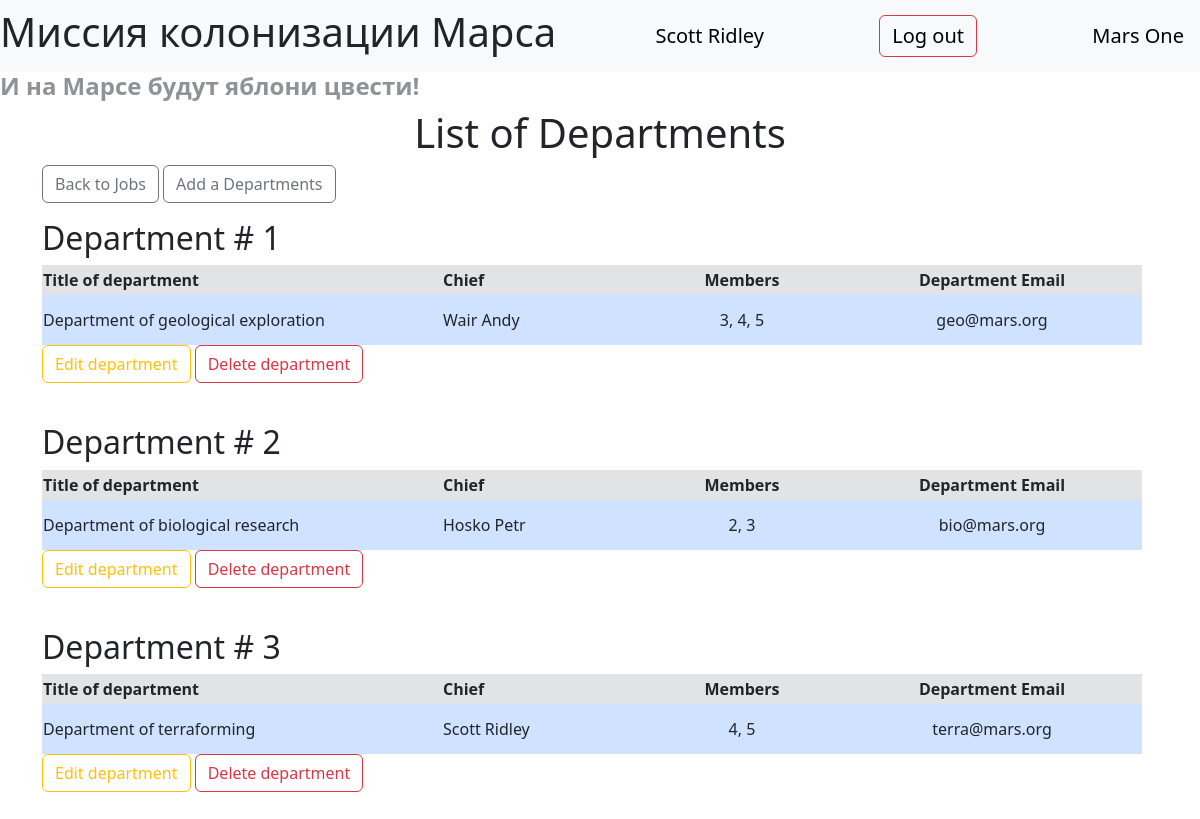
The page /departments (signed in) on the database its author committed.
### data/users.py (models this page shows, shortened)
class User(SqlAlchemyBase, UserMixin, SerializerMixin):
    __tablename__ = 'users'
    id = sqlalchemy.Column(sqlalchemy.Integer, primary_key=True, autoincrement=True)
    surname = sqlalchemy.Column(sqlalchemy.String, nullable=True)
    name = sqlalchemy.Column(sqlalchemy.String, nullable=True)
    age = sqlalchemy.Column(sqlalchemy.Integer, nullable=True)
    position = sqlalchemy.Column(sqlalchemy.String, nullable=True)
    speciality = sqlalchemy.Column(sqlalchemy.String, nullable=True)
    address = sqlalchemy.Column(sqlalchemy.String, nullable=True)
    city_from = sqlalchemy.Column(sqlalchemy.String, nullable=True)
    email = sqlalchemy.Column(sqlalchemy.String, index=True, unique=True, nullable=True)
    hashed_password = sqlalchemy.Column(sqlalchemy.String, nullable=True)
    modified_date = sqlalchemy.Column(sqlalchemy.DateTime, default=datetime.datetime.now)
    job = orm.relationship("Jobs", back_populates='user')
    department = orm.relationship('Department', back_populates='chief_user')

### data/departement.py (models this page shows)
class Department(SqlAlchemyBase, SerializerMixin):
    __tablename__ = 'department'
    id = sqlalchemy.Column(sqlalchemy.Integer, primary_key=True, autoincrement=True)
    title = sqlalchemy.Column(sqlalchemy.String, nullable=True)
    chief = sqlalchemy.Column(sqlalchemy.Integer, sqlalchemy.ForeignKey('users.id'))
    members = sqlalchemy.Column(sqlalchemy.String, nullable=True)
    email = sqlalchemy.Column(sqlalchemy.String, nullable=True)
    chief_user = orm.relationship('User')

### main.py (the view)
@app.route('/departments')
def departments():
    db_sess = db_session.create_session()
    departments = db_sess.query(Department).all()
    return render_template('departments.html', departments=departments)

### data/db_session.py (called while the page is built)
def create_session() -> Session:
    global __factory
    return __factory()

### main.py (called while the page is built)
@login_manager.user_loader
def load_user(user_id):
    db_sess = db_session.create_session()
    return db_sess.query(User).get(user_id)

### templates/departments.html
{% extends 'base.html' %}
{% block content %}
    <h1 class="align-middle"> List of Departments </h1>
    <p>
        <a class="btn btn-outline-secondary" href="/"> Back to Jobs </a>
        {% if current_user.is_authenticated %}
            <a class="btn btn-outline-secondary" href="/departments/adddepartment"> Add a Departments </a>
        {% endif %}
    </p>
    {% for item in departments %}
        <div class="department-block">
            <h2> Department # {{ item.id }}</h2>
            <table>
                <thead>
                    <tr class="bg-secondary-subtle" style="height:30px;">
                        <th style="width:400px;"> Title of department </th>
                        <th style="width:200px;"> Chief </th>
                        <th style="width:200px;" class="align-middle"> Members </th>
                        <th style="width:300px;" class="align-middle"> Department Email </th>
                    </tr>
                </thead>
                <tbody>
                    <tr style="height:50px;" class="bg-primary-subtle">
                        <td> {{ item.title }} </td>
                        <td> {{ item.chief_user.surname }} {{ item.chief_user.name }} </td>
                        <td class="align-middle"> {{ item.members }} </td>
                        <td class="align-middle"> {{ item.email }} </td>
                    </tr>
                </tbody>
            </table>
            {% if current_user.id == item.chief_user.id or current_user.id == 1 %}
                <p>
                    <a class="btn btn-outline-warning" href="/departments/editdepartment/{{ item.id }}"> Edit department </a>
                    <a class="btn btn-outline-danger" href="/departments/deletedepartment/{{ item.id }}"> Delete department </a>
                </p>
            {% endif %}
        </div> <br>
    {% endfor %}
{% endblock content %}

### templates/base.html (shortened to what this page needs)
<!DOCTYPE html>
<html lang="en">
    <head>
        <link href="https://cdn.jsdelivr.net/npm/bootstrap@5.3.3/dist/css/bootstrap.min.css"
              rel="stylesheet"
>
        <link rel="stylesheet"
              href="/static/css/style.css">
    </head>
    <body>
        <header>
            <nav class="navbar navbar-light bg-light">
                <h1>Миссия колонизации Марса</h1>
                {% if current_user.is_authenticated %}
                    <label> <a class="navbar-brand" href="/account"> {{current_user.surname }} {{ current_user.name }} </a> </label>
                    <label> <a class="navbar-brand btn btn-outline-danger" href="/logout"> Log out </a> </label>
                {% else %}
                    <label> <a class="navbar-brand btn btn-outline-success" href="/login"> Log in </a> </label>
                    <label> <a  class="navbar-brand btn btn-outline-primary" href="/register"> Register </a> </label>
                {% endif %}
                <label class="fw-light"> <a class="navbar-brand" href="/"> Mars One </a> </label>
            </nav>
            <h4 class="text-body-tertiary fw-bold">И на Марсе будут яблони цвести!</h4>
        </header>
        <main role="main" class="container">
            {% block content %}{% endblock %}
        </main>
    </body>
</html>

### static/css/style.css (style rules this page uses)
.align-middle { text-align: center; }

### rows shown on the page
User: surname "Scott", name "Ridley"
Department: id "1", title "Department of geological exploration", chief_user.surname "Wair", chief_user.name "Andy", members "3, 4, 5", email "geo@mars.org"
Department: id "2", title "Department of biological research", chief_user.surname "Hosko", chief_user.name "Petr", members "2, 3", email "bio@mars.org"
Department: id "3", title "Department of terraforming", chief_user.surname "Scott", chief_user.name "Ridley", members "4, 5", email "terra@mars.org"
